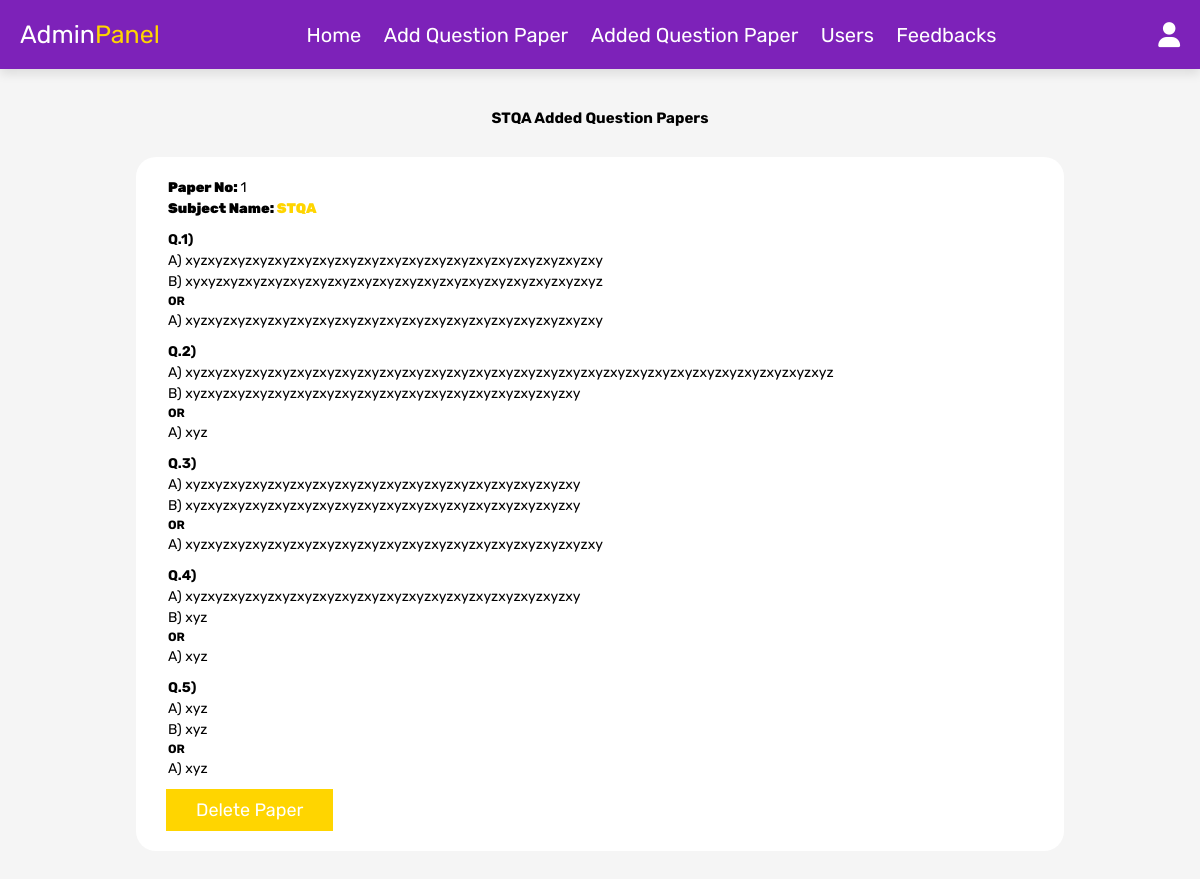
The app's page /sub1.php (signed in) with its own data.
### tables this page shows
CREATE TABLE `que_paper` (
  `id` int(11) NOT NULL,
  `sub` varchar(1000) NOT NULL,
  `que_one_a` varchar(1000) NOT NULL,
  `que_one_b` varchar(1000) NOT NULL,
  `que_one_or` varchar(1000) NOT NULL,
  `que_two_a` varchar(1000) NOT NULL,
  `que_two_b` varchar(1000) NOT NULL,
  `que_two_or` varchar(1000) NOT NULL,
  `que_three_a` varchar(1000) NOT NULL,
  `que_three_b` varchar(1000) NOT NULL,
  `que_three_or` varchar(1000) NOT NULL,
  `que_four_a` varchar(1000) NOT NULL,
  `que_four_b` varchar(1000) NOT NULL,
  `que_four_or` varchar(1000) NOT NULL,
  `que_five_a` varchar(1000) NOT NULL,
  `que_five_b` varchar(1000) NOT NULL,
  `que_five_or` varchar(1000) NOT NULL
);

### sub1.php (the view, shortened to what this page needs)
<?php
include 'config.php';
?>
<!DOCTYPE html>
<html lang="en">
<head>
    <link rel="stylesheet" href="https://cdnjs.cloudflare.com/ajax/libs/font-awesome/6.0.0/css/all.min.css">
    <link rel="stylesheet" href="css/admin_style.css?v=<?php echo time();?>">
</head>
<body>
    <?php include 'admin_header.php'; ?>
    <section class="add-products">
        <h4 style="text-align: center;font-size: 1.5rem;text-transform: capitalize;padding: 1rem;">STQA Added Question Papers</h4>
        <?php
        $i = 1;
        $select_products = mysqli_query($conn, "SELECT * FROM `que_paper` WHERE `sub`='1'") or die('query failed');
            if(mysqli_num_rows($select_products) > 0){
            while($fetch_products = mysqli_fetch_assoc($select_products)){
        ?>
        <div class="sec" style="text-align: initial;padding: 2rem 3rem;">
            <div class="host-name"><span>Paper No: </span><?php echo $i++; ?></div>
            <div class="host-name "><span>Subject Name: </span> <span class="sp">STQA</span></div>
            <h5>Q.1&#41;</h5>
            <div class="host-name">A&#41; <?php echo $fetch_products['que_one_a']; ?></div>
            <div class="host-name">B&#41; <?php echo $fetch_products['que_one_b']; ?></div>
            <h6>OR</h6>
            <div class="host-name">A&#41; <?php echo $fetch_products['que_one_or']; ?></div>
            <h5>Q.2&#41;</h5>
            <div class="host-name">A&#41; <?php echo $fetch_products['que_two_a']; ?></div>
            <div class="host-name">B&#41; <?php echo $fetch_products['que_two_b']; ?></div>
            <h6>OR</h6>
            <div class="host-name">A&#41; <?php echo $fetch_products['que_two_or']; ?></div>
            <h5>Q.3&#41;</h5>
            <div class="host-name">A&#41; <?php echo $fetch_products['que_three_a']; ?></div>
            <div class="host-name">B&#41; <?php echo $fetch_products['que_three_b']; ?></div>
            <h6>OR</h6>
            <div class="host-name">A&#41; <?php echo $fetch_products['que_three_or']; ?></div>
            <h5>Q.4&#41;</h5>
            <div class="host-name">A&#41; <?php echo $fetch_products['que_four_a']; ?></div>
            <div class="host-name">B&#41; <?php echo $fetch_products['que_four_b']; ?></div>
            <h6>OR</h6>
            <div class="host-name">A&#41; <?php echo $fetch_products['que_four_or']; ?></div>
            <h5>Q.5&#41;</h5>
            <div class="host-name">A&#41; <?php echo $fetch_products['que_five_a']; ?></div>
            <div class="host-name">B&#41; <?php echo $fetch_products['que_five_b']; ?></div>
            <h6>OR</h6>
            <div class="host-name">A&#41; <?php echo $fetch_products['que_five_or']; ?></div>
            <a href="sub1.php?delete=<?php echo $fetch_products['id']; ?>" onclick="return confirm('delete this paper?');" class="delete-btn">Delete Paper</a>
        </div>
        <?php
         }
        }else{
             echo '<p class="empty">no paper added yet!</p>';
        }
        ?>
    </section>
</body>
</html>

### css/admin_style.css (style rules this page uses)
:root { --red: #FFD500; --red: #FFD500; --orange:#f39c12; --black:#333; --white:#fff; --light-color:#666; --light-white:#ccc; --light-bg:#f5f5f5; --border:.1rem solid var(--black); --box-shadow:0 .5rem 1rem rgba(0,0,0,.1); }
* { font-family: 'Rubik', sans-serif; margin:0; padding:0; box-sizing: border-box; outline: none; border:none; text-decoration: none; transition:all .2s linear; }
html { font-size: 62.5%; overflow-x: hidden; }
body { background-color: var(--light-bg); }
section { padding:3rem 2rem; }
.btn, .option-btn, .delete-btn, .white-btn { display: inline-block; margin-top: 1rem; padding:1rem 3rem; cursor: pointer; color:var(--white); font-size: 1.8rem; text-transform: capitalize; }
.delete-btn { background-color: var(--red); }

### sub1.php (style rules this page uses)
.sec { width: 80%; margin: auto; background: white; border-radius: 2rem; padding: 2rem 3rem; margin: 2rem auto; }
.host-name, h5 { font-size: 1.4rem; padding: 2px; }
h5 { margin-top:10px; }
h6 { font-size: 1.2rem; padding: 2px; }
.host-name span { font-weight: 900; }
.sp { color: var(--red); }

### records on screen
que_paper: que_one_a "xyzxyzxyzxyzxyzxyzxyzxyzxyzxyzxyzxyzxyzxyzxyzxyzxyzxyzxy", que_one_b "xyxyzxyzxyzxyzxyzxyzxyzxyzxyzxyzxyzxyzxyzxyzxyzxyzxyzxyz", que_one_or "xyzxyzxyzxyzxyzxyzxyzxyzxyzxyzxyzxyzxyzxyzxyzxyzxyzxyzxy", que_two_a "xyzxyzxyzxyzxyzxyzxyzxyzxyzxyzxyzxyzxyzxyzxyzxyzxyzxyzxyzxyzxyzxyzxyzxyzxyzxyzxyzxyzxyz", que_two_b "xyzxyzxyzxyzxyzxyzxyzxyzxyzxyzxyzxyzxyzxyzxyzxyzxyzxy", que_two_or "xyz", que_three_a "xyzxyzxyzxyzxyzxyzxyzxyzxyzxyzxyzxyzxyzxyzxyzxyzxyzxy", que_three_b "xyzxyzxyzxyzxyzxyzxyzxyzxyzxyzxyzxyzxyzxyzxyzxyzxyzxy", que_three_or "xyzxyzxyzxyzxyzxyzxyzxyzxyzxyzxyzxyzxyzxyzxyzxyzxyzxyzxy", que_four_a "xyzxyzxyzxyzxyzxyzxyzxyzxyzxyzxyzxyzxyzxyzxyzxyzxyzxy", que_four_b "xyz", que_four_or "xyz", que_five_a "xyz", que_five_b "xyz", que_five_or "xyz"
